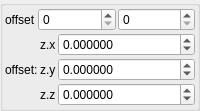
    <widget class="QGroupBox" name="groupBox_6">
     <property name="title">
      <string/>
     </property>
     <layout class="QVBoxLayout" name="verticalLayout_8" stretch="0,0">
      <property name="spacing">
       <number>2</number>
      </property>
      <property name="leftMargin">
       <number>2</number>
      </property>
      <property name="topMargin">
       <number>2</number>
      </property>
      <property name="rightMargin">
       <number>2</number>
      </property>
      <property name="bottomMargin">
       <number>2</number>
      </property>
      <item>
       <layout class="QGridLayout" name="gridLayout_14" columnstretch="0,1,1">
        <property name="spacing">
         <number>2</number>
        </property>
        <item row="0" column="0">
         <widget class="QLabel" name="label_115">
          <property name="text">
           <string>offset</string>
          </property>
         </widget>
        </item>
        <item row="0" column="1">
         <widget class="MySpinBox" name="spinboxInt_transf_start_iterations_H">
          <property name="sizePolicy">
           <sizepolicy hsizetype="Minimum" vsizetype="Maximum">
            <horstretch>0</horstretch>
            <verstretch>0</verstretch>
           </sizepolicy>
          </property>
          <property name="maximum">
           <number>999</number>
          </property>
         </widget>
        </item>
        <item row="0" column="2">
         <widget class="MySpinBox" name="spinboxInt_transf_stop_iterations_H">
          <property name="sizePolicy">
           <sizepolicy hsizetype="Minimum" vsizetype="Maximum">
            <horstretch>0</horstretch>
            <verstretch>0</verstretch>
           </sizepolicy>
          </property>
          <property name="maximum">
           <number>999</number>
          </property>
         </widget>
        </item>
       </layout>
      </item>
      <item>
       <layout class="QGridLayout" name="gridLayout_3" columnstretch="0,0,1">
        <property name="spacing">
         <number>2</number>
        </property>
        <item row="5" column="2">
         <widget class="MyDoubleSpinBox" name="spinbox3_transf_offset_111_z">
          <property name="sizePolicy">
           <sizepolicy hsizetype="Minimum" vsizetype="Maximum">
            <horstretch>0</horstretch>
            <verstretch>0</verstretch>
           </sizepolicy>
          </property>
          <property name="prefix">
           <string/>
          </property>
          <property name="suffix">
           <string/>
          </property>
          <property name="decimals">
           <number>6</number>
          </property>
          <property name="minimum">
           <double>-99.989999999999995</double>
          </property>
          <property name="maximum">
           <double>99.989999999999995</double>
          </property>
          <property name="singleStep">
           <double>0.100000000000000</double>
          </property>
         </widget>
        </item>
        <item row="4" column="1">
         <widget class="QLabel" name="label_127">
          <property name="text">
           <string notr="true">z.y</string>
          </property>
         </widget>
        </item>
        <item row="3" column="2">
         <widget class="MyDoubleSpinBox" name="spinbox3_transf_offset_111_x">
          <property name="sizePolicy">
           <sizepolicy hsizetype="Minimum" vsizetype="Maximum">
            <horstretch>0</horstretch>
            <verstretch>0</verstretch>
           </sizepolicy>
          </property>
          <property name="prefix">
           <string/>
          </property>
          <property name="suffix">
           <string/>
          </property>
          <property name="decimals">
           <number>6</number>
          </property>
          <property name="minimum">
           <double>-99.989999999999995</double>
          </property>
          <property name="maximum">
           <double>99.989999999999995</double>
          </property>
          <property name="singleStep">
           <double>0.100000000000000</double>
          </property>
         </widget>
        </item>
        <item row="3" column="1">
         <widget class="QLabel" name="label_128">
          <property name="text">
           <string notr="true">z.x</string>
          </property>
         </widget>
        </item>
        <item row="5" column="1">
         <widget class="QLabel" name="label_129">
          <property name="text">
           <string notr="true">z.z</string>
          </property>
         </widget>
        </item>
        <item row="4" column="2">
         <widget class="MyDoubleSpinBox" name="spinbox3_transf_offset_111_y">
          <property name="sizePolicy">
           <sizepolicy hsizetype="Minimum" vsizetype="Maximum">
            <horstretch>0</horstretch>
            <verstretch>0</verstretch>
           </sizepolicy>
          </property>
          <property name="prefix">
           <string/>
          </property>
          <property name="suffix">
           <string/>
          </property>
          <property name="decimals">
           <number>6</number>
          </property>
          <property name="minimum">
           <double>-99.989999999999995</double>
          </property>
          <property name="maximum">
           <double>99.989999999999995</double>
          </property>
          <property name="singleStep">
           <double>0.100000000000000</double>
          </property>
         </widget>
        </item>
        <item row="3" column="0" rowspan="3">
         <widget class="QLabel" name="label_110">
          <property name="text">
           <string>offset:</string>
          </property>
         </widget>
        </item>
       </layout>
      </item>
     </layout>
    </widget>
